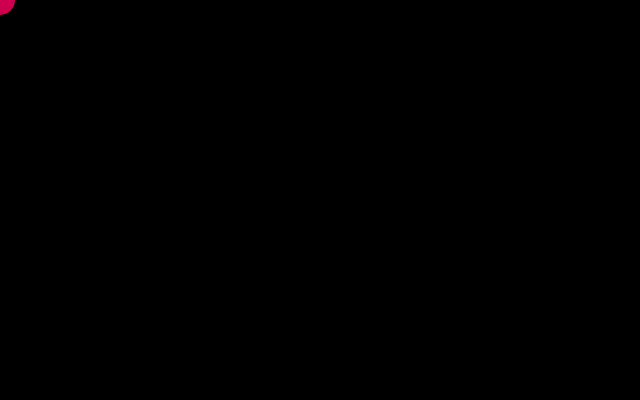
Frame 1 (no input)
Frame 60 (no input): identical to frame 1, image omitted
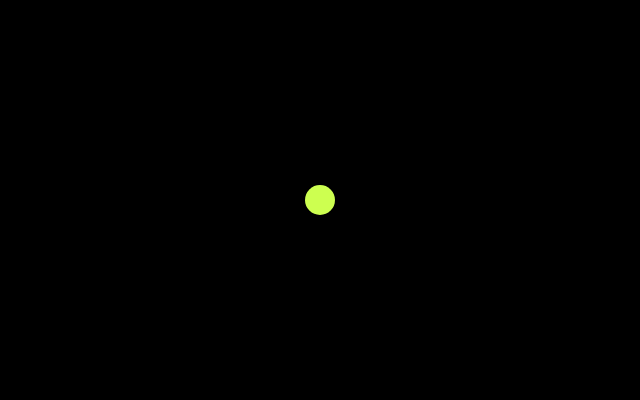
Frame 120 (the mouse pressed at the canvas centre since frame 60)

The p5.js sketch that drew these frames (run headless with seeded random() and noise() and a simulated clock; from frame 60 on, the mouse is pressed at the canvas centre):

// p5.js sketch
// ── sketch.js
function setup() {
  createCanvas(640, 400);
  noStroke();
}

function draw() {
  background(0);
  let c = map(mouseX, 100, width, 0, 700);
  let d = map(mouseX, 550, width, 0,1200);
  fill(205, c, 80);
  ellipse(mouseX, mouseY, 30, 30);
}
